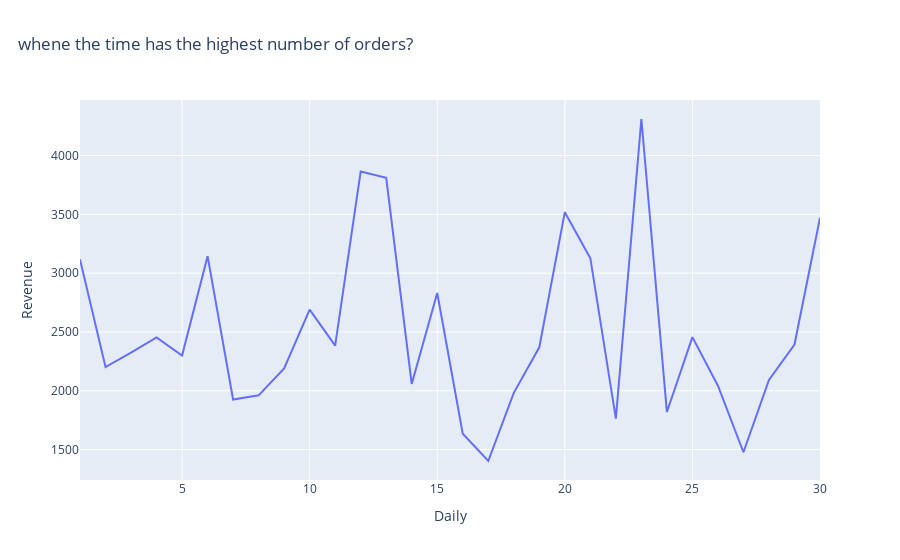

The code cell stored with this chart in its notebook:
### Code cell
# Q2 whene the time has the highest number of orders?
fig3 = px.line(q, x="day", y="revenue", title="whene the time has the highest number of orders?")
fig3.update_layout(title={"x": 0.02})
fig3.update_xaxes(title_text="Daily")
fig3.update_yaxes(title_text="Revenue")
fig3

### Figure 1 — Plotly figure (JSON) as saved in the notebook; plotly's stock layout.template omitted (floating-point values rounded to 4 significant figures)
{"data": [{"hovertemplate": "day=%{x}<br>revenue=%{y}<extra></extra>", "legendgroup": "", "line": {"color": "#636efa", "dash": "solid"}, "marker": {"symbol": "circle"}, "mode": "lines", "name": "", "orientation": "v", "showlegend": false, "type": "scatter", "x": [1, 2, 3, 4, 5, 6, 7, 8, 9, 10, 11, 12, 13, 14, 15, 16, 17, 18, 19, 20, 21, 22, 23, 24, 25, 26, 27, 28, 29, 30], "xaxis": "x", "y": [3117.0, 2202.0, 2324.0, 2454.0, 2299.0, 3145.0, 1925.0, 1961.0, 2189.0, 2689.0, 2383.0, 3865.0, 3810.0, 2058.0, 2832.0, 1635.0, 1403.0, 1982.0, 2370.0, 3518.0, 3127.0, 1763.0, 4311.0, 1819.0, 2456.0, 2043.0, 1477.0, 2091.0, 2393.0, 3471.0], "yaxis": "y"}], "layout": {"legend": {"tracegroupgap": 0}, "title": {"text": "whene the time has the highest number of orders?", "x": 0.02}, "xaxis": {"anchor": "y", "domain": [0, 1], "title": {"text": "Daily"}}, "yaxis": {"anchor": "x", "domain": [0, 1], "title": {"text": "Revenue"}}}}
